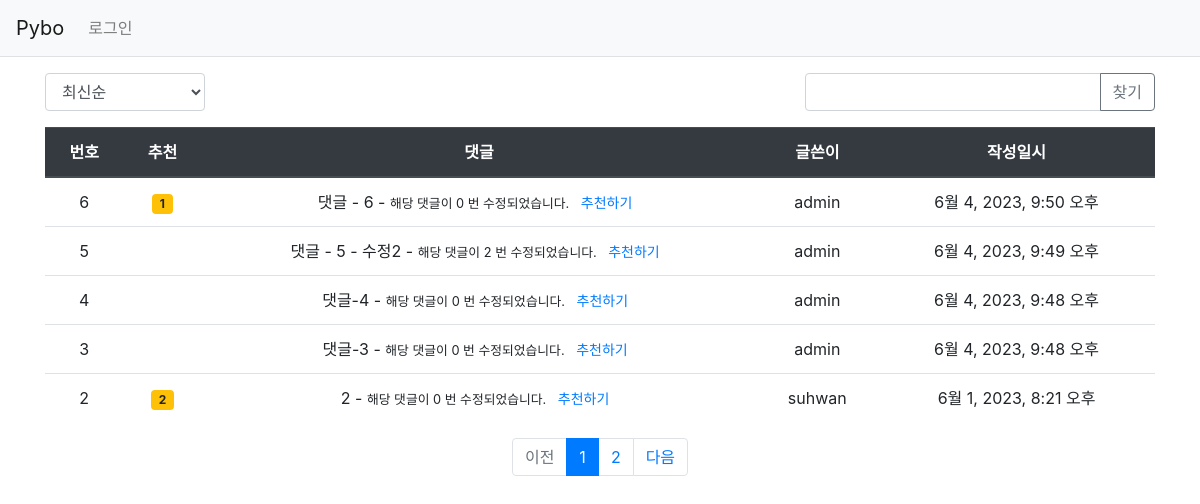
/pybo/15/comment_list/, run on the app's committed database.
### pybo/models.py (models this page shows)
class Comment(models.Model):
    author = models.ForeignKey(User, on_delete=models.CASCADE)
    content = models.TextField()
    create_date = models.DateTimeField()
    modify_date = models.DateTimeField(null=True, blank=True)
    question = models.ForeignKey(
        Question, null=True, blank=True, on_delete=models.CASCADE)
    answer = models.ForeignKey(
        Answer, null=True, blank=True, on_delete=models.CASCADE)
    voter = models.ManyToManyField(User, related_name='voter_comment')
    modify_count = models.IntegerField(null=True, blank=True, default=0)

### pybo/views/base_views.py (the view, shortened to what this page needs)
def comment_index(request, question_id):
    page = request.GET.get('page', '1')  # 페이지
    kw = request.GET.get('kw', '')  # 검색어
    so = request.GET.get('so', 'recent')  # 정렬기준
    question = get_object_or_404(
        Question, pk=question_id).comment_set
    if so == 'recommend':
        question_list = question.annotate(
            num_voter=Count('voter')).order_by('-num_voter', '-create_date')
    elif so == 'popular':
        question_list = question.order_by('-num_answer', '-create_date')
    else:  # recent
        question_list = question.order_by('-create_date')
    paginator = Paginator(question_list, 5)  # 페이지당 10개씩 보여주기
    page_obj = paginator.get_page(page)
    context = {'question_list': page_obj, 'page': page,
               'kw': kw, 'so': so, 'question_id': question_id}  # <------ so 추가
    return render(request, 'pybo/comment_new_list.html', context)

### pybo/templatetags/pybo_filter.py (called while the page is built)
@register.filter
def sub(value, arg):
    return value - arg

### templates/pybo/comment_new_list.html (shortened to what this page needs)
{% extends 'base.html' %}
{% load pybo_filter %}
{% block content %}
<div class="container my-3">
    <div class="row justify-content-between my-3">
        <div class="col-2">
            <select class="form-control so">
                <option value="recent" {% if so == 'recent' %}selected{% endif %}>최신순</option>
            </select>
        </div>
        <div class="col-4 input-group">
            <input type="text" class="form-control kw" value="{{ kw|default_if_none:'' }}">
            <div class="input-group-append">
                <button class="btn btn-outline-secondary" type="button" id="btn_search">찾기</button>
            </div>
        </div>
    </div>
    <table class="table">
        <thead>
        <tr class="text-center thead-dark">
            <th>번호</th>
            <th>추천</th>
            <th style="width:50%">댓글</th>
            <th>글쓴이</th>
            <th>작성일시</th>
        </tr>
        </thead>
        <tbody>
        {% if question_list %}
        {% for question in question_list %}
        <tr class="text-center">
            <td>
                {{ question_list.paginator.count|sub:question_list.start_index|sub:forloop.counter0|add:1 }}
            </td>
            <td>
                {% if question.voter.all.count > 0 %}
                <span class="badge badge-warning px-2 py-1">{{ question.voter.all.count }}</span>
                {% endif %}
            </td>
            <td class="text-center">
                <a> {{ question.content }}  - </a>
                <a class="small"> 해당 댓글이 {{ question.modify_count }} 번 수정되었습니다. </a>
                <a href="#" class="recommend btn-sm"
                data-uri="{% url 'pybo:vote_comment' question.id  %}">추천하기</a>
            </td>
            <td>{{ question.author.username }}</td>
            <td>{{ question.create_date }}</td>
        </tr>
        {% endfor %}
        {% else %}
        <tr>
            <td colspan="3">댓글이 없습니다.</td>
        </tr>
        {% endif %}
        </tbody>
    </table>
    <ul class="pagination justify-content-center">
        {% if question_list.has_previous %}
        <li class="page-item">
            <a class="page-link" data-page="{{ question_list.previous_page_number }}" href="#">이전</a>
        </li>
        {% else %}
        <li class="page-item disabled">
            <a class="page-link" tabindex="-1" aria-disabled="true" href="#">이전</a>
        </li>
        {% endif %}
        {% for page_number in question_list.paginator.page_range %}
        {% if page_number >= question_list.number|add:-5 and page_number <= question_list.number|add:5 %}
            {% if page_number == question_list.number %}
            <li class="page-item active" aria-current="page">
                <a class="page-link" data-page="{{ page_number }}" href="#">{{ page_number }}</a>
            </li>
            {% else %}
            <li class="page-item">
                <a class="page-link" data-page="{{ page_number }}" href="#">{{ page_number }}</a>
            </li>
            {% endif %}
        {% endif %}
        {% endfor %}
        {% if question_list.has_next %}
        <li class="page-item">
            <a class="page-link" data-page="{{ question_list.next_page_number }}" href="#">다음</a>
        </li>
        {% else %}
        <li class="page-item disabled">
            <a class="page-link" tabindex="-1" aria-disabled="true" href="#">다음</a>
        </li>
        {% endif %}
    </ul>
</div>
{% endblock %}

### data on the page
Comment: paginator.count|sub "6", voter.all.count "1", content "댓글 - 6", modify_count "0", author.username "admin", create_date "6월 4, 2023, 9:50 오후"
Comment: paginator.count|sub "5", content "댓글 - 5 - 수정2", modify_count "2", author.username "admin", create_date "6월 4, 2023, 9:49 오후"
Comment: paginator.count|sub "4", content "댓글-4", modify_count "0", author.username "admin", create_date "6월 4, 2023, 9:48 오후"
Comment: paginator.count|sub "3", content "댓글-3", modify_count "0", author.username "admin", create_date "6월 4, 2023, 9:48 오후"
Comment: paginator.count|sub "2", voter.all.count "2", content "2", modify_count "0", author.username "suhwan", create_date "6월 1, 2023, 8:21 오후"

### other printed values
{{ page_number }} "1"
{{ page_number }} "2"
